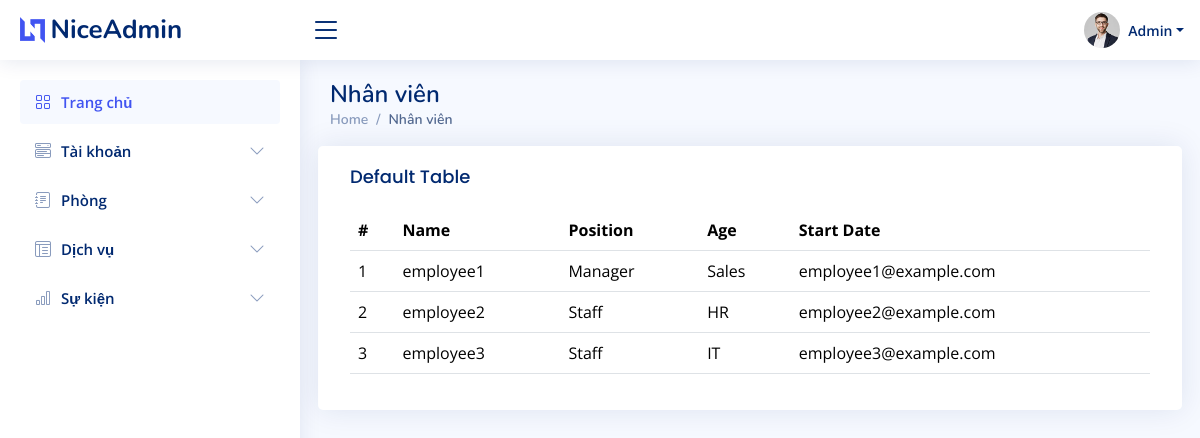
Before: /admin_dashboard/customers (signed in) with the older database file.
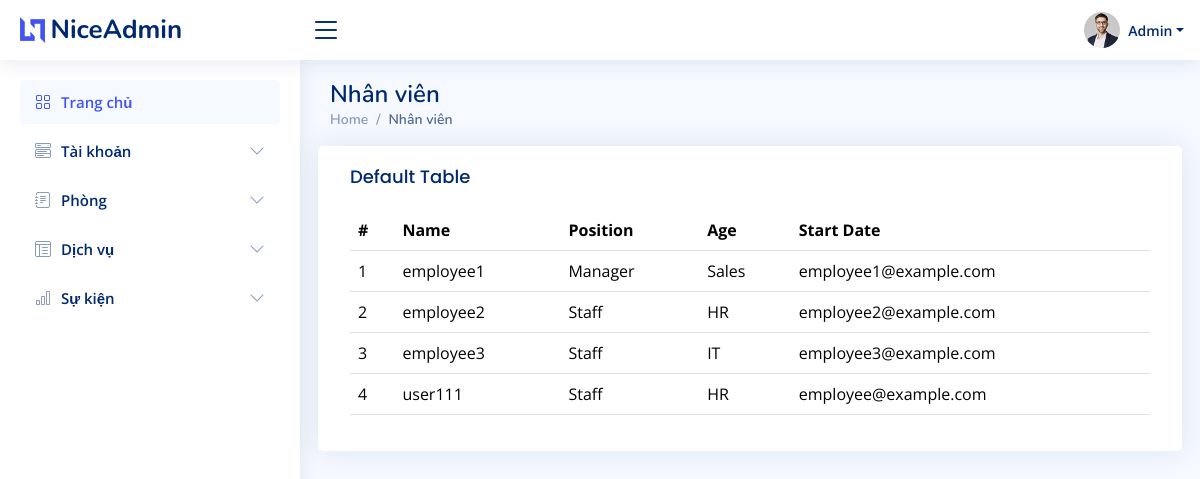
After: the same page with the newer database file.
### admin_custom/models.py (models this page shows)
class Employee(models.Model):
    user = models.OneToOneField(User, on_delete=models.CASCADE)
    position = models.CharField(max_length=100)
    department = models.CharField(max_length=100)
    class Meta:
        permissions = [
            ("can_view_employee_post", "Can view employee post"),
            ("can_create_employee_post", "Can create employee post"),
            ("can_edit_employee_post", "Can edit employee post"),
            ("can_delete_employee_post", "Can delete employee post"),
        ]

### admin_custom/views.py (the view)
# urls.py: path('admin_dashboard/customers', admin_custom.admin_customer),
@login_required
def admin_customer(request):
    employees = Employee.objects.all()
    return render(request, 'admin/customer.html', {'employees': employees})

### home/Templates/admin/customer.html (shortened to what this page needs)
{% load static %}
<!DOCTYPE html>
<html lang="en">
  <head>
    <link href="{% static 'assets/vendor/bootstrap/css/bootstrap.min.css' %}" rel="stylesheet" />
    <link href="{% static 'assets/vendor/bootstrap-icons/bootstrap-icons.css' %}" rel="stylesheet" />
    <link href="{% static 'assets/vendor/boxicons/css/boxicons.min.css' %}" rel="stylesheet" />
    <link href="{% static 'assets/vendor/quill/quill.snow.css' %}" rel="stylesheet" />
    <link href="{% static 'assets/vendor/quill/quill.bubble.css' %}" rel="stylesheet" />
    <link href="{% static 'assets/vendor/remixicon/remixicon.css' %}" rel="stylesheet" />
    <link href="{% static 'assets/vendor/simple-datatables/style.css' %}" rel="stylesheet" />
    <link href="{% static 'assets/css/style.css' %}" rel="stylesheet" />
  </head>
  <body>
    {% include 'includes/admin/header.html' %}
    {% include 'includes/admin/sidebar.html' %}
    <main id="main" class="main">
      <div class="pagetitle">
        <h1>Nhân viên</h1>
        <nav>
          <ol class="breadcrumb">
            <li class="breadcrumb-item">
              <a href="index.html">Home</a>
            </li>
            <li class="breadcrumb-item active">Nhân viên</li>
          </ol>
        </nav>
      </div>
      <section class="section dashboard">
        <div class="row">
            <div class="card">
                <div class="card-body">
                  <h5 class="card-title">Default Table</h5>
                  <table class="table">
                    <thead>
                      <tr>
                        <th scope="col">#</th>
                        <th scope="col">Name</th>
                        <th scope="col">Position</th>
                        <th scope="col">Age</th>
                        <th scope="col">Start Date</th>
                      </tr>
                    </thead>
                    <tbody>
                      {% for employee in employees %}
                      <tr>
                          <td>{{ employee.id }}</td>
                          <td>{{ employee.user.username }}</td>
                          <td>{{ employee.position }}</td>
                          <td>{{ employee.department }}</td>
                          <td>{{ employee.user.email }}</td>
                      </tr>
                      {% endfor %}
                  </tbody>
                  </table>
                </div>
              </div>
        </div>
      </section>
    </main>
  </body>
</html>

Changed rows visible on the page:
added Employee: id "4", user.username "user111", position "Staff", department "HR", user.email "employee@example.com"
